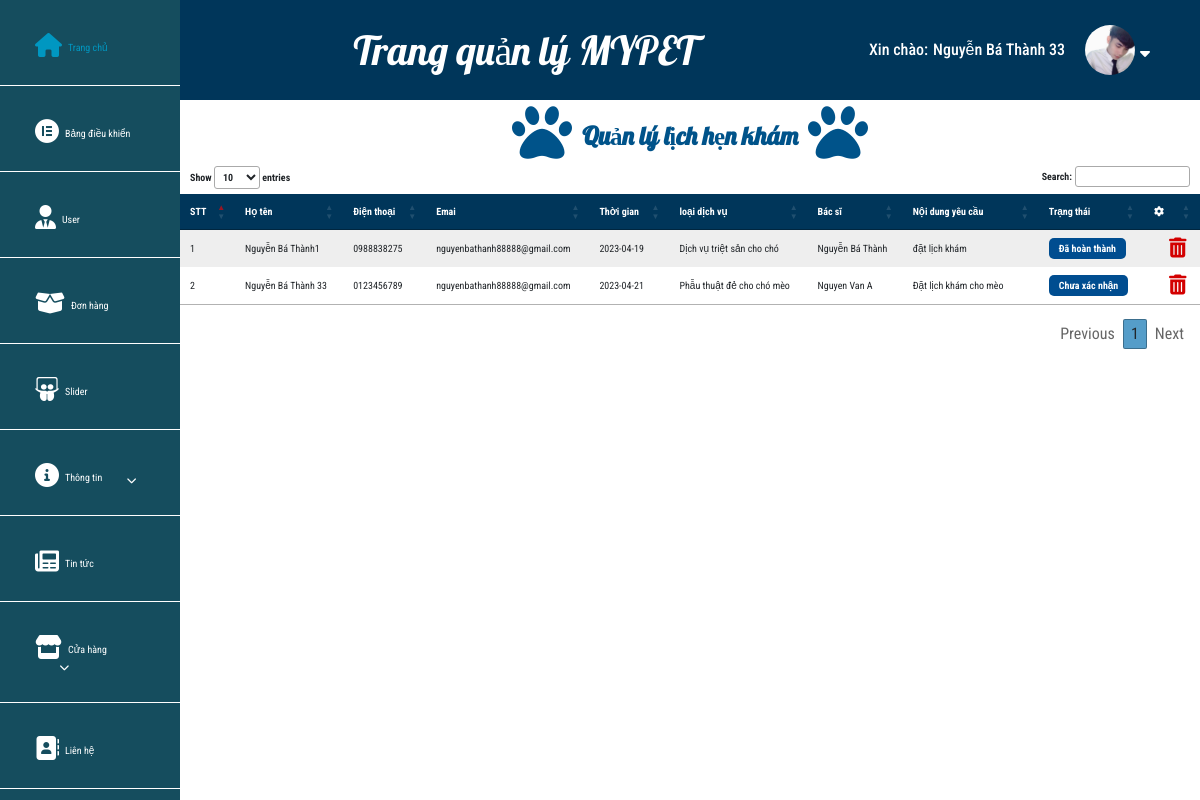
Page /admin/booking.php (signed in) on the committed database.
### tables this page shows
CREATE TABLE `user` (
  `id` int(11) NOT NULL,
  `name` varchar(255) NOT NULL,
  `username` varchar(255) NOT NULL,
  `password` varchar(255) NOT NULL,
  `email` longtext NOT NULL,
  `phone` varchar(10) NOT NULL,
  `address` varchar(255) NOT NULL,
  `image` varchar(255) NOT NULL,
  `status` int(10) NOT NULL
);

CREATE TABLE `booking` (
  `id_bk` int(11) NOT NULL,
  `name_bk` varchar(255) NOT NULL,
  `phone` int(11) NOT NULL,
  `email` varchar(255) NOT NULL,
  `date` date NOT NULL,
  `content_booking` longtext NOT NULL,
  `id_sevice` int(11) NOT NULL,
  `id_employee_f` int(11) NOT NULL,
  `status_bk` int(11) NOT NULL,
  `id_user_fk` int(11) NOT NULL
);

CREATE TABLE `employee` (
  `id_employee` int(11) NOT NULL,
  `name` varchar(255) NOT NULL,
  `address` varchar(255) NOT NULL,
  `phone` varchar(30) NOT NULL,
  `id_sevice` int(11) NOT NULL,
  `slug` varchar(255) NOT NULL
);

CREATE TABLE `sevice` (
  `id` int(11) NOT NULL,
  `title` varchar(255) NOT NULL,
  `image` varchar(255) NOT NULL,
  `content` longtext NOT NULL,
  `price` decimal(8,3) NOT NULL,
  `status_sevice` int(11) NOT NULL,
  `slug` varchar(255) NOT NULL
);

### admin/booking.php (the view, shortened to what this page needs)
<?php
include '../include/config.php';
$sqlSl = "SELECT * FROM booking a join sevice b on a.id_sevice = b.id  join employee c on a.id_employee_f = c.id_employee ORDER BY id_bk ASC ";
$query = $conn->prepare($sqlSl);
$query->execute();
$result = $query->fetchAll(PDO::FETCH_OBJ);
?>
<!DOCTYPE html>
<html lang="en">
<head>
    <link rel="stylesheet" href="../lib/fontawesome/css/all.min.css">
    <?php
    include "../include/link-css.php";
    ?>
    <link rel="stylesheet" href="./css-admin/jquery.dataTables.min.css">
    <link rel="stylesheet" href="./css-admin/style.css">
</head>
<body>
    <?php
    include("menu.php");
    ?>
    <div class="main-infor">
        <div class="main-infor-in">
            <div class="title-show-top"><i class="fas fa-paw"></i>
                <h1>Quản lý lịch hẹn khám</h1><i class="fas fa-paw"></i>
            </div>
            <div class="main-infor-chil">
                <div class="infor-container main-infor-chil-in">
                    <div class="form-infor contact-table">
                        <form action="" method="POST">
                            <table id="my-table" cellpadding="2" cellspacing="2">
                                <thead>
                                    <tr>
                                        <th>
                                            STT
                                        </th>
                                        <th>
                                            Họ tên
                                        </th>
                                        <th>
                                            Điện thoại
                                        </th>
                                        <th>
                                            Emai
                                        </th>
                                        <th>
                                            Thời gian
                                        </th>
                                        <th>
                                            loại dịch vụ
                                        </th>
                                        <th>
                                            Bác sĩ
                                        </th>
                                        <th class="content-booking-th">
                                            Nội dung yêu cầu
                                        </th>
                                        <th>
                                            Trạng thái
                                        </th>
                                        <th>
                                            <i class="fas fa-cog"></i>
                                        </th>
                                    </tr>
                                </thead>
                                <tbody>
                                    <?php foreach ($result as $key => $value) { ?>
                                    <tr>
                                        <td>
                                            <?php echo $key + 1 ?>
                                        </td>
                                        <td>
                                            <?php echo $value->name_bk ?>
                                        </td>
                                        <td>
                                            <?php echo $value->phone ?>
                                        </td>
                                        <td>
                                            <?php echo $value->email ?>
                                        </td>
                                        <td>
                                            <?php echo $value->date ?>
                                        </td>
                                        <td>
                                            <?php echo $value->title ?>
                                        </td>
                                        <td>
                                            <?php echo $value->name ?>
                                        </td>
                                        <td class="content_bk">
                                            <?php echo $value->content_booking ?>
                                        </td>
                                        <th>
                                            <?php if ($value->status_bk == 0) { ?>
                                            <a class="btn_booking_xn"
                                                href="./booking.php?status=<?php echo $value->id_bk ?>"
                                                onclick="return confirm('Bạn chắc chắn muốn xác nhận lịch?');">Chưa xác
                                                nhận</a>
                                            <?php } else { ?>
                                            <a class="btn_booking_xn" href="#">Đã hoàn
                                                thành</a>
                                            <?php } ?>
                                        </th>
                                        <td>
                                            <div class="btn-delete-pre">
                                                <a class="btn-delete"
                                                    href="./booking.php?del=<?php echo $value->id_bk ?>"
                                                    onclick="return confirm('Bạn chắc chắn muốn xóa?');"><i
                                                        class="fas fa-trash-alt"></i></a>
                                            </div>
                                        </td>
                                    </tr>
                                    <?php } ?>
                                </tbody>
                            </table>
                        </form>
                    </div>
                </div>
            </div>
        </div>
    </div>
</body>
</html>

### admin/menu.php (shortened to what this page needs)
<?php
include '../include/config.php';
if (isset($_SESSION['logins']['id'])) {
    $change = $_SESSION['logins']['id'];
    $sql_setting = "SELECT * FROM user  WHERE id = $change";
    $query_setting = $conn->prepare($sql_setting);
    $query_setting->execute();
    $result_setting = $query_setting->fetch(PDO::FETCH_OBJ);
}
?>
<!DOCTYPE html>
<html lang="en">
<head>
    <link rel="stylesheet" href="../lib/fontawesome/css/all.min.css">
    <link rel="stylesheet" href="./css-admin/jquery.dataTables.min.css">
    <link rel="stylesheet" href="./css-admin/style.css">
</head>
<body>
    <div class="main-menu">
        <div class="main-menu-all">
            <div class="menu-top-left">
                <h1>Trang quản lý MYPET</h1>
            </div>
            <div class="menu-right">
                <h5 class="name-user">
                    Xin chào: <span><?php echo $_SESSION['logins']['name'] ?></span>
                </h5>
                <a class="img-user" href="#">
                    <img src=".<?php echo $result_setting->image ?>" alt="image">
                </a>
                <div class="drop-down-user">
                    <i class="down-click fas fa-sort-down"></i>
                </div>
            </div>
        </div>
        <div class="menu-left">
            <div id='navigator'>
                <div class="section1">
                    <ul>
                        <li><a href="../index.php"><i class="material-icons fas fa-home"></i><span>Trang chủ</span></a>
                        </li>
                        <li><a href="./control.php"><i class="material-icons fab fa-elementor"></i><span>Bảng điều
                                    khiển</span></a>
                        </li>
                        <li><a href="./user.php"><i class="material-icons fas fa-user-tie"></i><span>User</span></a>
                        </li>
                        <li><a href="./order.php"><i class="material-icons fas fa-box-open"></i><span>Đơn
                                    hàng</span></a>
                        </li>
                        <li><a href="./slider.php"><i
                                    class="material-icons fab fa-slideshare"></i><span>Slider</span></a>
                        </li>
                        <li class="menu-li-par"><a href="#"><i class="material-icons fas fa-info-circle"></i><span>Thông
                                    tin</span><i class="down-shop-i fas fa-chevron-down"></i></a>
                        </li>
                        <li><a href="./news.php"><i class="material-icons fas fa-newspaper"></i><span>Tin tức</span></a>
                        </li>
                        <li class="menu-li-par1"><a href="#"><i class="material-icons fas fa-store"></i><span>Cửa
                                    hàng</span><i class="down-shop-i1 fas fa-chevron-down"></i></a>
                        </li>
                        <li><a href="./contact.php"><i class="material-icons fas fa-address-book"></i><span>Liên
                                    hệ</span></a>
                        <li><a href="./employee.php"><i class="material-icons fas fa-user-md"></i></a>
                        </li>
                    </ul>
                </div>
            </div>
        </div>
    </div>
</body>
</html>

### css/style.css (style rules this page uses)
* { padding: 0; margin: 0; box-sizing: border-box; font-family: "Roboto Condensed", sans-serif; }
a, a:hover { text-decoration: none; transition: all 0.3s ease-in-out 0s; -moz-transition: all 0.3s ease-in-out 0s; -o-transition: all 0.3s ease-in-out 0s; -webkit-transition: all 0.3s ease-in-out 0s; -ms-transition: all 0.3s ease-in-out 0s; }

### admin/css-admin/style.css (style rules this page uses)
* { padding: 0; margin: 0; box-sizing: border-box; font-family: "Roboto Condensed", sans-serif; }
a, a:hover { text-decoration: none; transition: all 0.3s ease-in-out 0s; -moz-transition: all 0.3s ease-in-out 0s; -o-transition: all 0.3s ease-in-out 0s; -webkit-transition: all 0.3s ease-in-out 0s; -ms-transition: all 0.3s ease-in-out 0s; }
h1, h2, h3, h4, h5, h6, a, p, ul, li { margin: 0; padding: 0; list-style: none; }
.down-shop-i { margin-left: 25px; }
.down-shop-i1 { margin-left: 25px; }
.main-infor { width: 85%; float: right; }
#navigator { width: 15%; height: 100%; background: #154d5e; position: fixed; float: left; overflow-y: auto; top: 0; }
#navigator a { text-decoration: none; }
.section1 { border-bottom: 1px solid #cacaca; }
.section1 ul { list-style-type: none; margin: 0; padding: 0; }
.section1 ul li a { display: block; padding: 30px 35px 30px 35px; text-align: left; border-bottom: 1px solid rgb(255, 255, 255); }
.section1 ul li i { position: relative; top: 3px; margin-right: 6px; color: #ffffff; }
.section1 ul li a span { color: #ffffff; }
.main-menu-all { height: 100px; float: right; width: 85%; background: #00365a; display: flex; justify-content: space-between; }
.menu-top-left h1 { text-align: center; color: #ffffff; line-height: 100px; font-size: 40px; font-weight: 400; font-family: "Lobster", cursive; }
.menu-top-left { margin: 0 auto; }
.menu-right { display: flex; margin-right: 50px; }
.menu-right .name-user { color: #ffffff; display: flex; font-size: 16px; line-height: 100px; }
.menu-right .name-user span { margin-left: 5px; }
.menu-right .name-user span { color: #ffffff; font-size: 16px; }
.menu-right .img-user { width: 50px; height: 50px; border-radius: 50%; margin-left: 20px; margin-right: 5px; margin-top: 25px; }
.menu-right .img-user img { width: 100%; height: 100%; border-radius: 50%; }
.menu-right .drop-down-user i { color: #ffffff; font-size: 16px; cursor: pointer; line-height: 100px; }
.drop-down-user { position: relative; }
table.dataTable tbody tr { background-color: unset; border: unset !important; }
table { border-collapse: collapse; }
table.dataTable tbody tr:nth-child(odd) { background-color: #eee; }
table.dataTable tbody tr:nth-child(even) { background-color: white; }
table.dataTable thead tr { background: #00365a; }
table.dataTable thead tr th { color: #ffffff; }
.sorting_asc::before { color: #ff0000; }
.btn-delete-pre { margin-left: 15px; }
.btn-delete-pre a i { font-size: 20px; color: #007bc3; }
.btn-delete-pre a i { font-size: 20px; color: #d30000; }
table.dataTable tbody tr:last-child { border: 0; }
.main-infor-in { background: rgb(0, 0, 0, 0.05); }
.main-infor .main-infor-chil-in { background: #ffffff; }
.title-show-top { font-size: 20px; color: #00538a; display: flex; justify-content: center; padding: 3px 0; background: #ffffff; }
.title-show-top h1 { font-size: 25px; margin-top: 18px; padding: 0 10px; font-weight: bold; font-family: "Lobster", cursive; }
.title-show-top i { font-size: 60px; }
.content-booking-th { width: 100px; }
.btn_booking_xn { padding: 5px 10px; background: #004d90; border-radius: 5px; color: #ffffff; }

### rows in the picture
user: image (picture)
booking: name_bk "Nguyễn Bá Thành1", id_employee_f.phone "0988838275", email "nguyenbathanh88888@gmail.com", date "2023-04-19", id_sevice.title "Dịch vụ triệt sản cho chó", id_employee_f.name "Nguyễn Bá Thành", content_booking "đặt lịch khám", status_bk "Đã hoàn thành"
booking: name_bk "Nguyễn Bá Thành 33", id_employee_f.phone "0123456789", email "nguyenbathanh88888@gmail.com", date "2023-04-21", id_sevice.title "Phẫu thuật đẻ cho chó mèo", id_employee_f.name "Nguyen Van A", content_booking "Đặt lịch khám cho mèo"

### other values in the picture
$_SESSION['logins']['name'] "Nguyễn Bá Thành 33"
